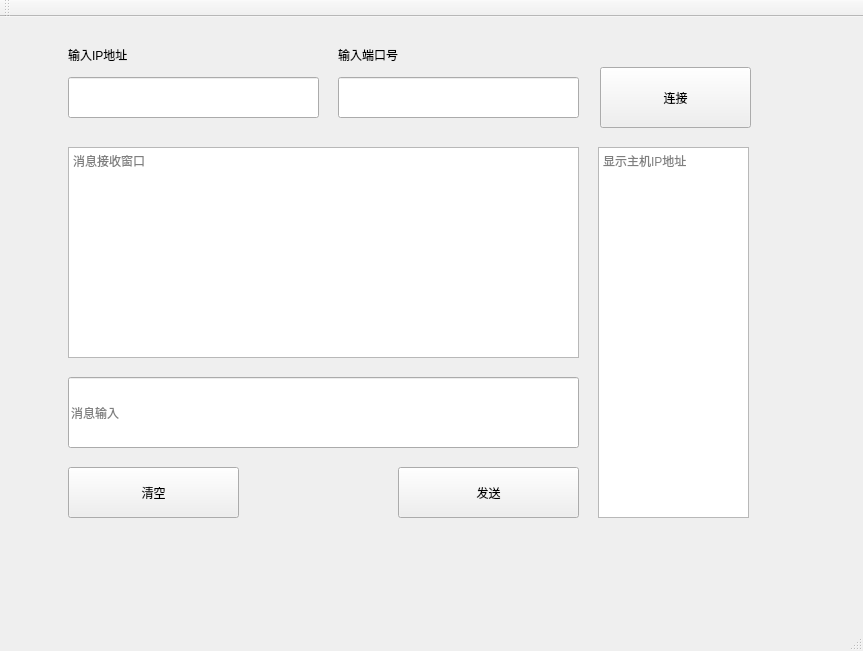
<?xml version="1.0" encoding="UTF-8"?>
<ui version="4.0">
 <class>MainWindow</class>
 <widget class="QMainWindow" name="MainWindow">
  <property name="geometry">
   <rect>
    <x>0</x>
    <y>0</y>
    <width>863</width>
    <height>651</height>
   </rect>
  </property>
  <property name="windowTitle">
   <string>MainWindow</string>
  </property>
  <widget class="QWidget" name="centralWidget">
   <widget class="QLineEdit" name="IP_lineEdit">
    <property name="geometry">
     <rect>
      <x>68</x>
      <y>60</y>
      <width>251</width>
      <height>41</height>
     </rect>
    </property>
   </widget>
   <widget class="QTextBrowser" name="IP_textBrowser">
    <property name="geometry">
     <rect>
      <x>598</x>
      <y>130</y>
      <width>151</width>
      <height>371</height>
     </rect>
    </property>
    <property name="placeholderText">
     <string>显示主机IP地址</string>
    </property>
   </widget>
   <widget class="QPushButton" name="clear_Btn">
    <property name="geometry">
     <rect>
      <x>68</x>
      <y>450</y>
      <width>171</width>
      <height>51</height>
     </rect>
    </property>
    <property name="text">
     <string>清空</string>
    </property>
   </widget>
   <widget class="QPushButton" name="send_Btn">
    <property name="geometry">
     <rect>
      <x>398</x>
      <y>450</y>
      <width>181</width>
      <height>51</height>
     </rect>
    </property>
    <property name="text">
     <string>发送</string>
    </property>
   </widget>
   <widget class="QLineEdit" name="message_input">
    <property name="geometry">
     <rect>
      <x>68</x>
      <y>360</y>
      <width>511</width>
      <height>71</height>
     </rect>
    </property>
    <property name="text">
     <string/>
    </property>
    <property name="placeholderText">
     <string>消息输入</string>
    </property>
   </widget>
   <widget class="QLineEdit" name="port_lineEdit">
    <property name="geometry">
     <rect>
      <x>338</x>
      <y>60</y>
      <width>241</width>
      <height>41</height>
     </rect>
    </property>
   </widget>
   <widget class="QTextBrowser" name="message_message_output">
    <property name="geometry">
     <rect>
      <x>68</x>
      <y>130</y>
      <width>511</width>
      <height>211</height>
     </rect>
    </property>
    <property name="placeholderText">
     <string>消息接收窗口</string>
    </property>
   </widget>
   <widget class="QLabel" name="port_label">
    <property name="geometry">
     <rect>
      <x>338</x>
      <y>30</y>
      <width>72</width>
      <height>15</height>
     </rect>
    </property>
    <property name="text">
     <string>输入端口号</string>
    </property>
   </widget>
   <widget class="QLabel" name="IP_label">
    <property name="geometry">
     <rect>
      <x>68</x>
      <y>30</y>
      <width>72</width>
      <height>15</height>
     </rect>
    </property>
    <property name="text">
     <string>输入IP地址</string>
    </property>
   </widget>
   <widget class="QPushButton" name="connect_Btn">
    <property name="geometry">
     <rect>
      <x>600</x>
      <y>50</y>
      <width>151</width>
      <height>61</height>
     </rect>
    </property>
    <property name="text">
     <string>连接</string>
    </property>
   </widget>
  </widget>
  <widget class="QMenuBar" name="menuBar">
   <property name="geometry">
    <rect>
     <x>0</x>
     <y>0</y>
     <width>863</width>
     <height>26</height>
    </rect>
   </property>
  </widget>
  <widget class="QToolBar" name="mainToolBar">
   <attribute name="toolBarArea">
    <enum>TopToolBarArea</enum>
   </attribute>
   <attribute name="toolBarBreak">
    <bool>false</bool>
   </attribute>
  </widget>
  <widget class="QStatusBar" name="statusBar"/>
 </widget>
 <layoutdefault spacing="6" margin="11"/>
 <resources/>
 <connections/>
</ui>
